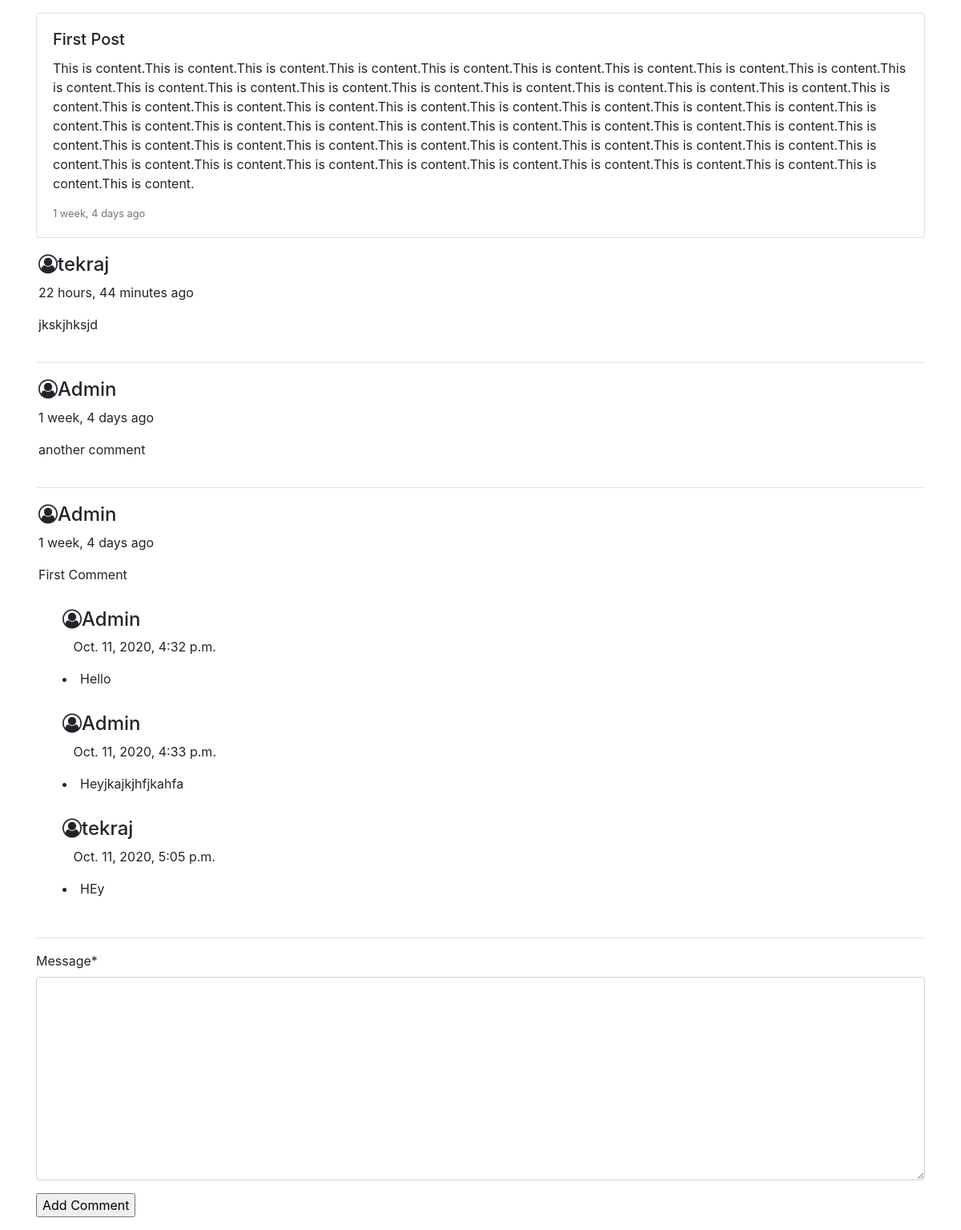
The app's page /details/1 (signed in) with its own data.
### Comment/models.py (models this page shows, shortened)
class Post(models.Model):
    Title =  models.CharField(max_length=50)
    Overview =  models.CharField(max_length=100)
    content = models.TextField()
    Date_created = models.DateTimeField(auto_now_add=True)
    @property
    def get_comnents(self):
        return self.Comments.all().order_by('-timestamp')

class Comment(models.Model):
    user = models.ForeignKey(User,on_delete=models.CASCADE,blank=True,null=True)
    post = models.ForeignKey(Post,related_name="Comments",on_delete=models.CASCADE,blank=True,null=True)
    Message = models.TextField()
    timestamp = models.DateTimeField(auto_now_add=True)
    updated = models.DateTimeField(auto_now=True)
    active = models.BooleanField(default=True)
    parent = models.ForeignKey('self', on_delete=models.CASCADE, null=True, blank=True, related_name='replies')
    class Meta:
        ordering = ('timestamp',)

### Comment/views.py (the view, shortened to what this page needs)
# urls.py: path('details/<id>',Post_details, name="detail")
def Post_details(request,id):
    Posts = Post.objects.get(id=id)
    form = CommentForm()
    return render(request,"details.html",{"Posts":Posts,"form":form})

### Comment/forms.py
class CommentForm(ModelForm):
    class Meta:
        model = Comment
        fields = ('Message',)

### Comment/templates/details.html
{% extends 'base.html'%}
{% block content %}
<div class="row">
    <div class="col-sm-12">
        <div class="card mt-3 mb-3">
            <div class="card-body">
                <h5 class="card-title">{{Posts.Title}}</h5>
                <p class="card-text">{{Posts.content}}</p>
                <p class="card-text"><small class="text-muted">{{Posts.Date_created|timesince}} ago</small></p>
            </div>
        </div>
    </div>
    <div class="col-sm-12">
        {% for comment in Posts.get_comnents %}
            <div style="padding: 3px;">
                <div class="card__content">
                    {% if not request.user.is_staff or not request.user.is_superuser %}
                    <div>Annonyms</div>
                    {% else %}
                    <h4><i class="fa fa-user-circle-o" aria-hidden="true"></i>{{comment.user.username}}</h4>
                    {%endif %}
                    <p class="date">{{comment.timestamp|timesince}} ago</p>
                    <p>{{comment.Message}}</p>
                </div>
            {% for reply in comment.replies.all %}
                <div style="margin: 30px;">
                    <p><h4><i class="fa fa-user-circle-o" aria-hidden="true"></i>{{reply.user.username}}</h4>{{ reply.name }} &nbsp;&nbsp; {{ reply.timestamp }}</p>
                    <li>{{ reply.Message }}</li>
                </div>
            {% endfor %}
            </div>
            <hr>
        {% endfor %}
    </div>
    {% load crispy_forms_tags %}
    <div class="col-sm-12">
        <form method="POST" action="">{% csrf_token %}
            {{form|crispy}}
            <input type="submit" value="Add Comment" />
        </form>
    </div>
</div>
{% endblock %}

### records on screen
Post: Title "First Post", content "This is content.This is content.This is content.This is content.This is content.This is content.This is content.This is content.This is content.This is content.This is content.This is content.This is content.This is content.This is content.This is content.This is content.This is content.This is content.This is content.This is content.This is content.This is content.This is content.This is content.This is content.This is content.This is content.This is content.This is content.This is content.This is content.This is content.This is content.This is content.This is content.This is content.This is content.This is content.This is content.This is content.This is content.This is content.This is…", Date_created "1 week, 4 days"
Comment: user.username "tekraj", timestamp "22 hours, 44 minutes", Message "jkskjhksjd"
Comment: user.username "Admin", timestamp "1 week, 4 days", Message "another comment"
Comment: user.username "Admin", timestamp "1 week, 4 days", Message "First Comment"
Comment: user.username "Admin", timestamp "Oct. 11, 2020, 4:32 p.m.", Message "Hello"
Comment: user.username "Admin", timestamp "Oct. 11, 2020, 4:33 p.m.", Message "Heyjkajkjhfjkahfa"
Comment: user.username "tekraj", timestamp "Oct. 11, 2020, 5:05 p.m.", Message "HEy"
